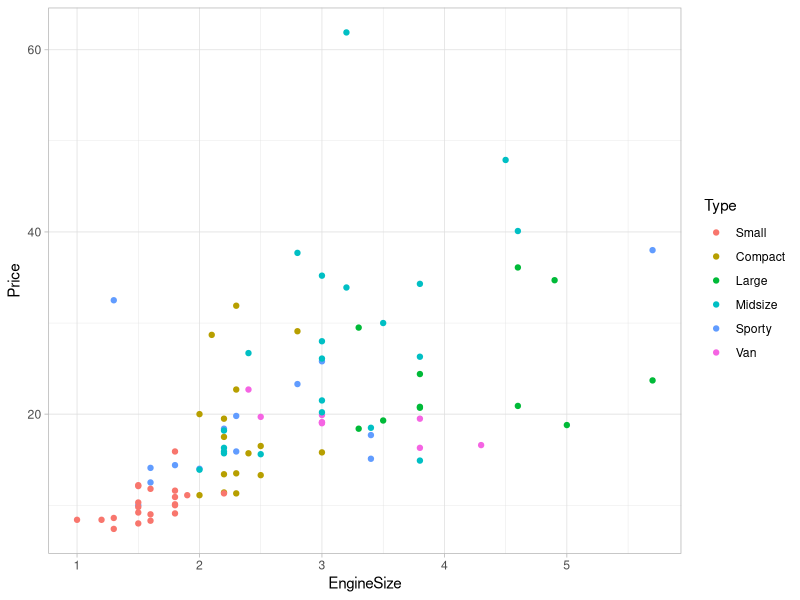
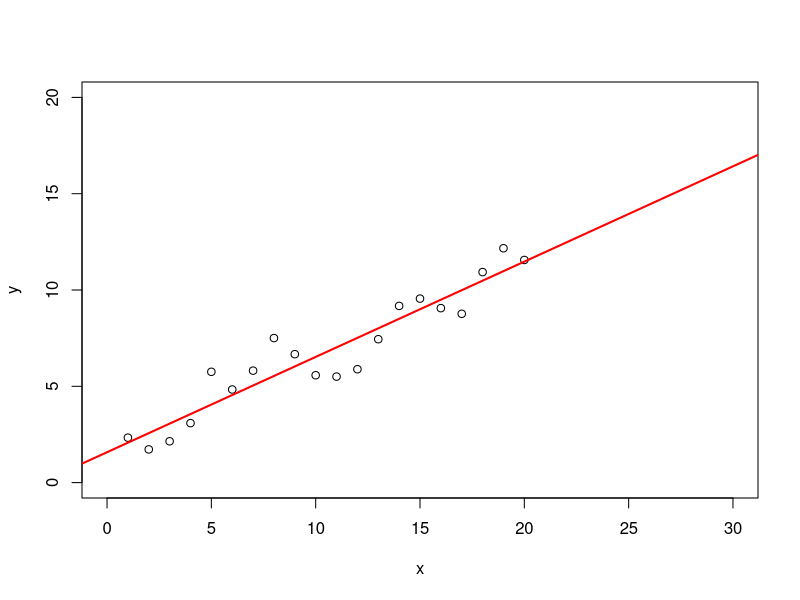
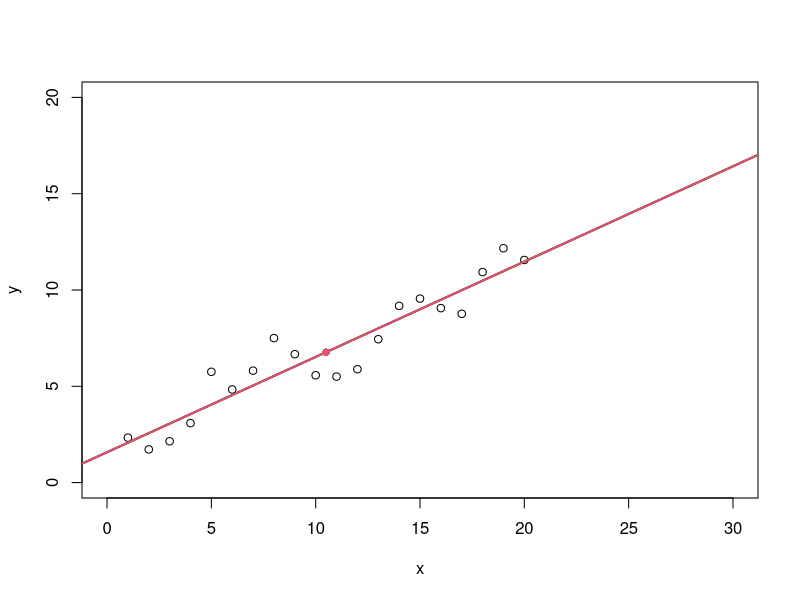
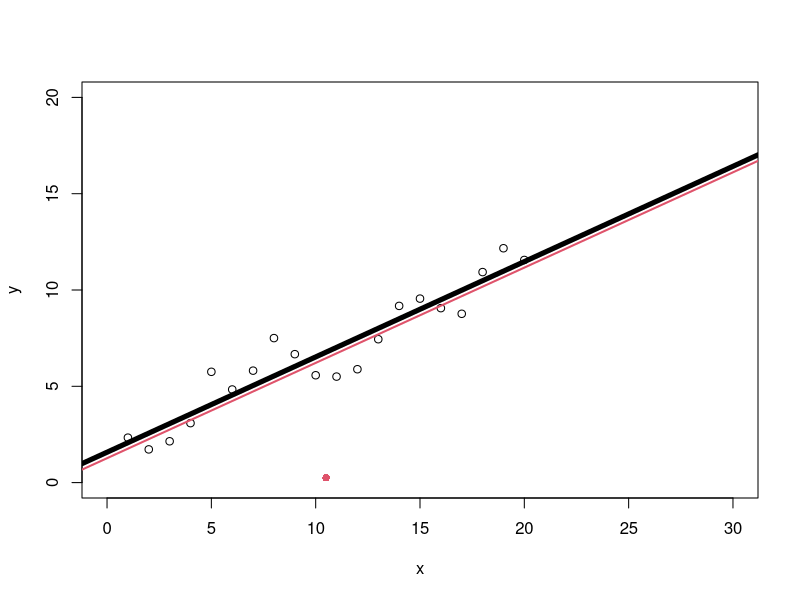
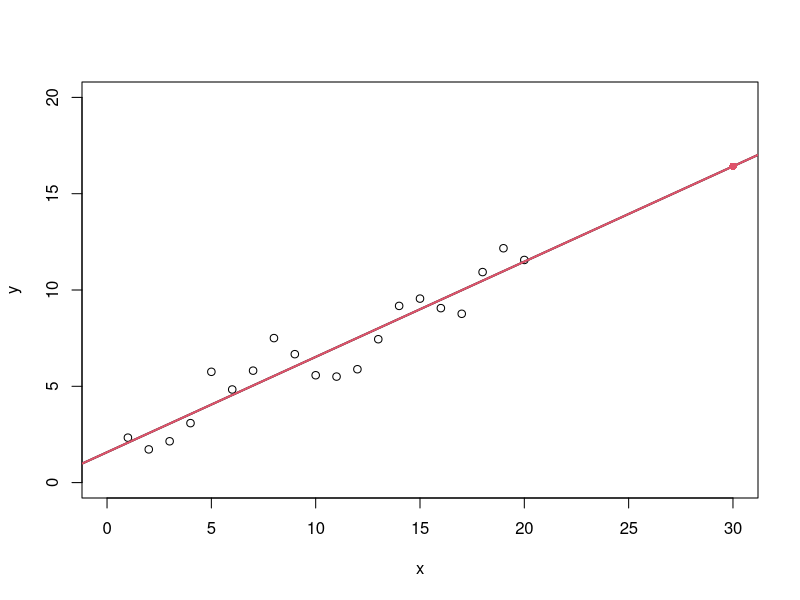
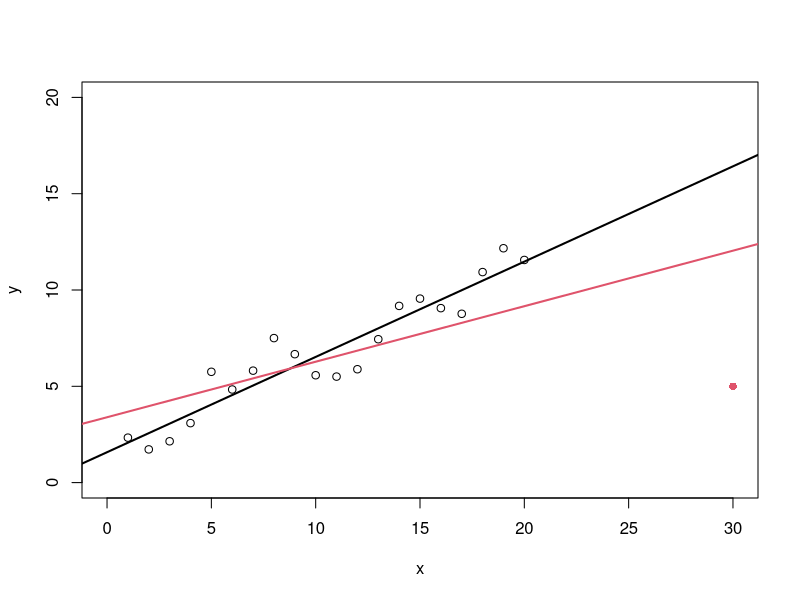
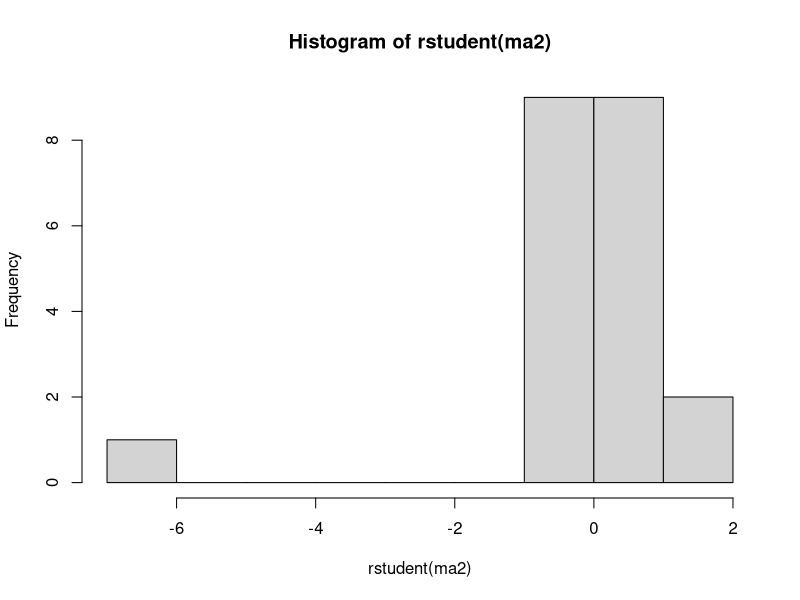
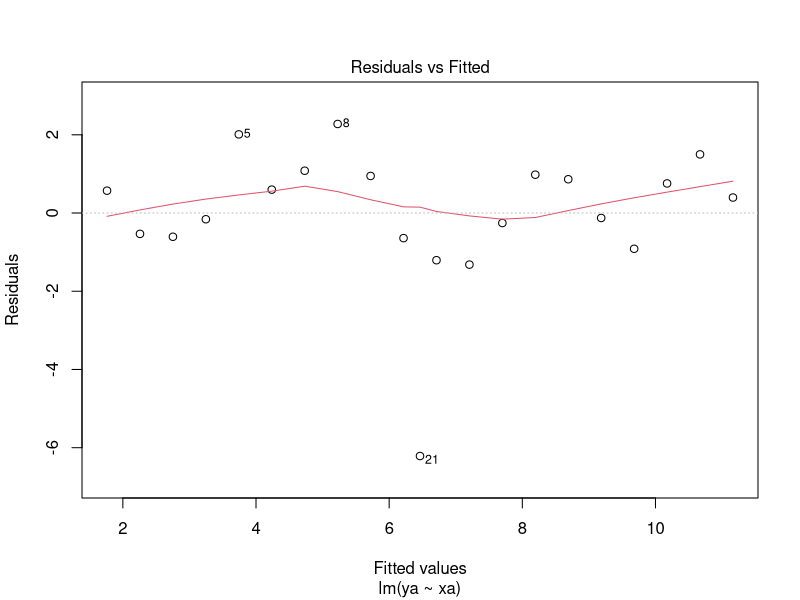

Generate these figures, in order, with R:
#### Regresión múltiple ####
# Juan Llivisaca - Marzo 2024
#### Iniciamos ####
# ¿Es posible incluir variables cualitativas?
# La respuesta es si, pero se debe contar con una variable dummy, ficticia o binaria es la denominación genérica 
# para una variable que toma valores de 0 o de 1 y que se utiliza para re-expresar variables cualitativas.

# Ejemplo

#En este ejemplo vamos a utilizar la base de datos de la librería Cars93 del paquete MASS. 
# El objetivo es ajustar el siguiente modelo para explicar el precio del auto en función del tamaño del motor y del tipo de auto, es decir, 
# el objetivo es ajustar un modelo lineal para explicar el precio de un auto.
library (MASS)
data= Cars93
str(Cars93[, c('Price', 'EngineSize', 'Type')])
levels(Cars93$Type)
Cars93$Type <- relevel(Cars93$Type, ref = 'Small')
levels(Cars93$Type)  # Para verificar el cambio

# Grafica de variables

library(ggplot2)
ggplot(Cars93, aes(x=EngineSize, y=Price, color=Type)) + 
  geom_point() + theme_light()

# Modelo de regresión lienal múltiple variables cualitativas
mod <- lm(Price ~ EngineSize + Type, data=Cars93)
summary(mod)
anova(mod)


#DIAGNOSIS DE DATOS ATIPICOS O INFLUYENTES
set.seed(123456)
x<-1:20
y<-1+0.5*x+rnorm(20,mean=0,sd=1)
plot(y~x,xlim=c(0,30),ylim=c(0,20))
m1<-lm(y~x)
abline(m1,lwd=2, col="red")

#CASO 1: anadir un punto en el centro de gravedad de los datos
x0<-mean(x)#media de x
y0<-mean(y)#media de y
xa<-c(x,x0)#vector ampliado de x
ya<-c(y,y0)#vector ampliado de y
ma1<-lm(ya~xa)
summary(ma1)

# En la grafica
plot(y~x,xlim=c(0,30),ylim=c(0,20))#puntos originales
abline(m1,lwd=2) #ajuste inicial
points(x0,y0,pch=16,col=2) #anadimos el nuevo punto
abline(ma1,lwd=2, col=2)#anadimos nuevo ajuste
summary(m1)
summary(ma1)
#las estimaciones se mantienen pero,
#los valores de la varianza y los errores tipicos se reducen
# el segundo modelo es mejor

#CASO 2: anadir un punto con x=mean, y= valor bajo
x0<-mean(x)#media de x
y0<-0.25#valor muy bajo
xa<-c(x,x0)#vector ampliado de x
ya<-c(y,y0)#vector ampliado de y
ma2<-lm(ya~xa)

# En la grafica
plot(y~x,xlim=c(0,30),ylim=c(0,20))#puntos originales
abline(m1,lwd=5) #ajuste inicial
points(x0,y0,pch=16,col=2) #anadimos el nuevo punto
abline(ma2,lwd=2, col=2)#anadimos nuevo ajuste
#vemos que la pendiente no se ve afectada, porque el punto 
#esta en la media de X
#este valor es ATIPICO pero no es influyente

#CASO 3: anadir un punto "en el modelo" pero lejos de los datos
x0<-30 # es un valor muy alto en x
y0<-predict(m1,data.frame(x=x0)) #Y es atipico, pero que responde al modelo
xa<-c(x,x0)#vector ampliado de x
ya<-c(y,y0)#vector ampliado de y
ma3<-lm(ya~xa)
# En la grafica
plot(y~x,xlim=c(0,30),ylim=c(0,20))#puntos originales
abline(m1,lwd=2) #ajuste inicial
points(x0,y0,pch=16,col=2) #anadimos el nuevo punto
abline(ma3,lwd=2, col=2)#anadimos nuevo ajuste
# la recta no cambia, porque aunque es dato atipico, 
# mantiene la tendencia

#CASO 4: anadir un punto TEMIBLE
x0<-30 # es un valor muy alto en x
y0<-5 #Y es un valor MUY bajo en Y
xa<-c(x,x0)#vector ampliado de x
ya<-c(y,y0)#vector ampliado de y
ma4<-lm(ya~xa)
# En la grafica
plot(y~x,xlim=c(0,30),ylim=c(0,20))#puntos originales
abline(m1,lwd=2) #ajuste inicial
points(x0,y0,pch=16,col=2) #anadimos el nuevo punto
abline(ma4,lwd=2, col=2)#anadimos nuevo ajuste
#vemos que la pendiente SI se ve afectada, 
# porque el punto esta lejos de la media de X
#este valor es ATIPICO y ES INFLUYENTE

#CALCULO DE LEVERAGE
n<-21
4/n # este es el nivel maximo de leverage
#calculamos los leverage de los datos
hat(model.matrix(ma2))#todos son menores a 4/n, no hay datos preocupantes
hat(model.matrix(ma3))#el ultimo es alto
hat(model.matrix(ma4))#el ultimo es alto e igual al anterior porque el x es el mismo
#OJO el leverge solo depende de X y de la media de X

#CALCULO DE RESIDUOS ESTANDARIZADOS
residuals(ma2) #residuos normales
rstandard(ma2) #residuos estandarizados (con estos se debn hacer las pruebas de validez) 
#Un dato es atipico si los resid estandarizados salen de [-2,2]
rstudent(ma2) #residuos estudentizados.. son mejores para detectar atipicos. 
hist(rstudent(ma2)) #son atipicos si estan fuera de[-2,2]

#DISTANCIAS DE COOK
# Las distancias de Cook son una medida utilizada en el análisis de regresión 
# para evaluar la influencia de cada observación en los resultados del modelo.
# Estas distancias miden cómo cambian los parámetros del modelo de regresión 
# cuando se excluye una observación particular del conjunto de datos.
# En otras palabras, las distancias de Cook indican cuánto cambian las estimaciones 
# de los coeficientes de regresión y otras métricas del modelo (como el coeficiente de determinación) 
# cuando una observación individual se excluye del análisis. 
# Una distancia de Cook grande para una observación sugiere que esa observación tiene una influencia significativa en el modelo.
plot(ma2) #ahi salen los graficos dando click paso a paso
plot(ma4)
# Las distancias de Cook se utilizan para identificar observaciones atípicas o influentes 
# en un modelo de regresión. Si una distancia de Cook es mucho mayor que 1, se considera que 
# la observación correspondiente tiene una influencia sustancial en el modelo
cooks.distance(ma4)# el ultimo valor es de 4.734 (muy alto)




